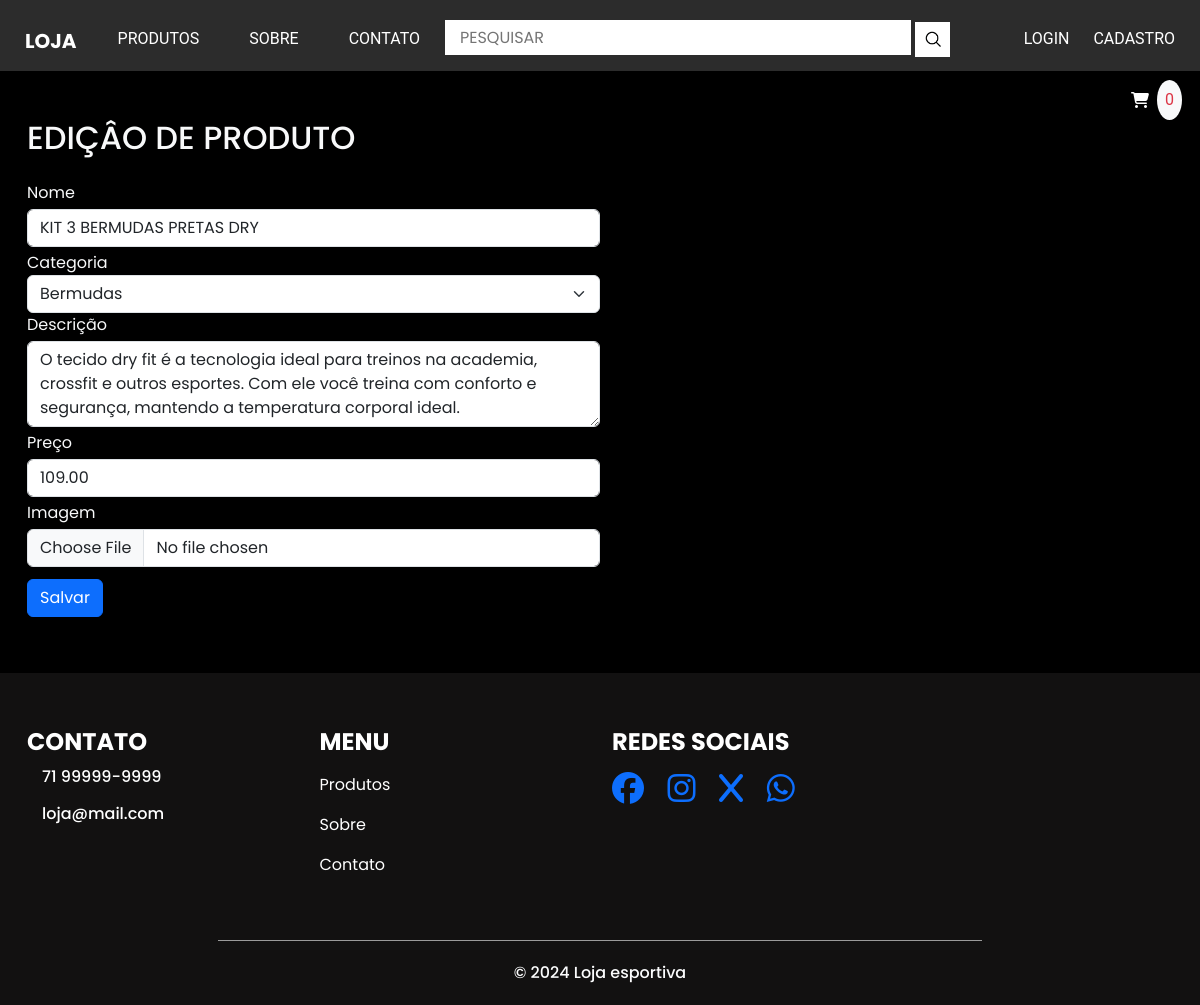
/editar-produto/2, run on the app's committed database.
### loja/models.py (models this page shows, shortened)
class Produto(models.Model):
    categoria = models.ForeignKey(Categoria, related_name='produtos',null=True, on_delete =models.SET_NULL )
    nome = models.CharField(max_length = 100)
    descricao =  models.CharField(max_length = 300, blank=True, default="Sem descrição.")
    preco = models.DecimalField(max_digits=10, decimal_places=2)
    imagem = models.ImageField(upload_to='media/', blank=True, null=True)
    available = models.BooleanField(default= True)
    created = models.DateTimeField(auto_now_add = True)
    updated = models.DateTimeField(auto_now = True)
    class Meta:
        ordering = ['nome']
        indexes = [
            models.Index(fields=['id',])
        ]

class Categoria(models.Model):
    nome = models.CharField(max_length = 200)
    class Meta:
        ordering = ['nome']
        indexes = [
            models.Index(fields=['nome']),
        ]
        verbose_name='categoria'
        verbose_name_plural='categorias'

### loja/views.py (the view, shortened to what this page needs)
# urls.py: path('editar-produto/<int:id>', views.editar_produto, name='editar_produto'),
def editar_produto(request, id):
    produto = Produto.objects.get(id=id)
    categorias = Categoria.objects.all()
    context = {
        'categorias':categorias,
        'produto':produto,
    }
    return render(request, 'loja/editar-produto.html', context)

### cart/cart.py (called while the page is built)
    def __len__(self):
        return sum(item['quantidade'] for item in self.cart.values())

### cart/context_processors.py (called while the page is built)
def cart(request):
    nome_usuario = None
    if request.user.is_authenticated:
        nome_usuario = request.user.email.split('@')[0]
    return {
        'cart': Cart(request        ),
        'nome_usuario': nome_usuario,
        }

### loja/templates/loja/editar-produto.html (shortened to what this page needs)
{% extends "loja/base.html" %}
{% load static %}
{% block content %}
<div class="container text-light py-5">
    <h2 class="text-uppercase mb-4">EDIÇÂO DE PRODUTO</h2>
    <div class="form_contaier col-8 col-md-6">
        <form method="POST" enctype="multipart/form-data">
            <label for="nome">Nome</label>
            <input type="text" name='nome' id='nome' class='form-control my-1' required value='{{produto.nome}}'>
            <label for="categoria">Categoria</label>
            <select name="categoria" id="categoria" class='form-select'>
                {% for c in categorias %}
                    <option {% if produto.categoria.nome == c.nome  %}selected{% endif %} value="{{c.nome}}">{{c.nome}}</option>
                {% endfor %}
            </select>
            <label for="descricao" value='{{produto.descricao}}'>Descrição</label>
            <textarea rows=3 name='descricao' id='descricao' class='form-control my-1'>{{produto.descricao}}</textarea>
            <label for="preco" >Preço</label>
            <input type="number" name='preco' id='preco' class='form-control my-1' min="0" step=".01"  required value='{{produto.preco}}'>
            <label for="imagem">Imagem</label>
            <input type="file" id="imagem" name="imagem" accept="image/*" class='form-control my-1'>
          </div>
         <button type="submit" class="btn btn-primary my-2">Salvar</button>
      </div>
{% endblock content %}

### static/css/style.css (style rules this page uses)
body { font-family: "Poppins", sans-serif; color: #000000; background-color: black; }
.btn, .btn:focus { outline: none !important; -webkit-box-shadow: none; box-shadow: none; }

### static/css/responsive.css (style rules this page uses)
@media (min-width: 1200px) { .container { max-width: 1170px; } }

### data on the page
Produto: nome "KIT 3 BERMUDAS PRETAS DRY", categoria "Bermudas", descricao "O tecido dry fit é a tecnologia ideal para treinos na academia, crossfit e outros esportes. Com ele você treina com conforto e segurança, mantendo a temperatura corporal ideal.", preco "109.00"

### other printed values
{{ cart|length }} "0"
